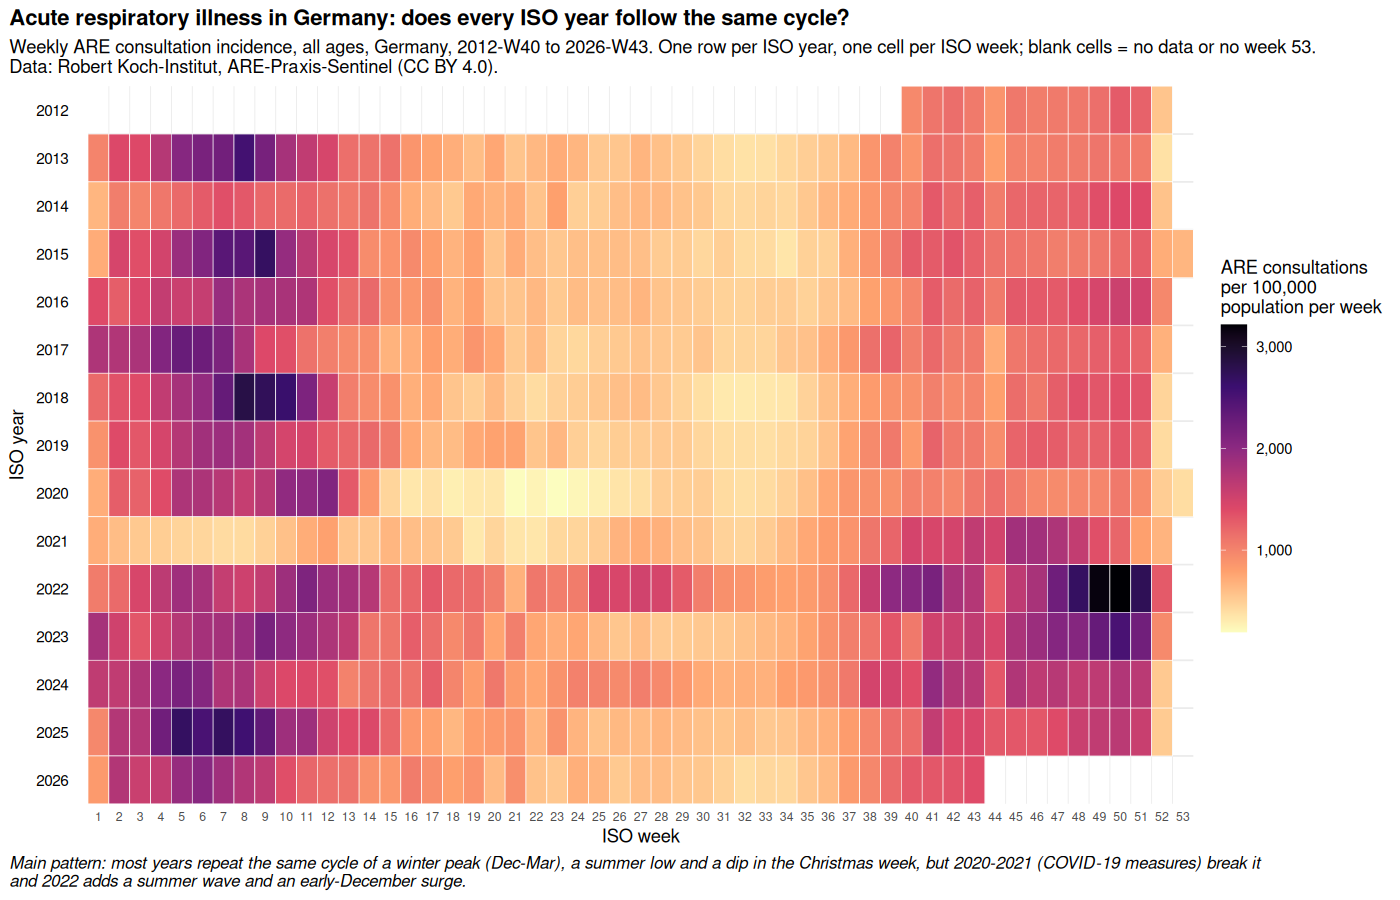

Write the R code that produced this figure.
# ARE consultation incidence, Germany (RKI ARE-Praxis-Sentinel): one calendar row per ISO year.
suppressPackageStartupMessages({
  library(ggplot2); library(ggtime); library(mixtime)
  library(readr); library(dplyr)
})

url <- "https://raw.githubusercontent.com/robert-koch-institut/ARE-Konsultationsinzidenz/65ac2d278c06333808415795d65f0347c54be638/ARE-Konsultationsinzidenz.tsv"
raw <- read_tsv(url, col_types = cols(.default = col_character()), progress = FALSE)

are <- raw |>
  filter(Bundesland == "Bundesweit", Altersgruppe == "00+") |>
  mutate(
    inc      = as.integer(ARE_Konsultationsinzidenz),
    iso_year = as.integer(substr(Kalenderwoche, 1, 4)),
    iso_week = as.integer(substr(Kalenderwoche, 7, 8)),
    # Monday of an ISO week = Monday of the week containing 4 January + (week - 1) * 7 days
    jan4     = as.Date(sprintf("%d-01-04", iso_year)),
    monday   = jan4 - (as.integer(format(jan4, "%u")) - 1L) + (iso_week - 1L) * 7L,
    week     = yearweek(monday)          # mixtime ISO-week time point
  ) |>
  arrange(monday)

# Full ISO-year span of the data, so every row starts at week 1 (cells outside the data stay empty)
iso_monday <- function(y, w) {
  jan4 <- as.Date(sprintf("%d-01-04", y))
  jan4 - (as.integer(format(jan4, "%u")) - 1L) + (w - 1L) * 7L
}
span <- yearweek(c(iso_monday(min(are$iso_year), 1L),
                   iso_monday(max(are$iso_year) + 1L, 1L) - 7L))

caption <- paste0(
  "Main pattern: most years repeat the same cycle of a winter peak (Dec-Mar), a summer low and a dip in the Christmas week, ",
  "but 2020-2021 (COVID-19 measures) break it and 2022 adds a summer wave and an early-December surge.")
subtitle <- sprintf(paste0(
  "Weekly ARE consultation incidence, all ages, Germany, %s to %s. One row per ISO year, one cell per ISO week; ",
  "blank cells = no data or no week 53.\nData: Robert Koch-Institut, ARE-Praxis-Sentinel (CC BY 4.0)."),
  are$Kalenderwoche[1], are$Kalenderwoche[nrow(are)])

cal <- coord_calendar(
  cells = cal_isoweek$week(1L), rows = cal_isoweek$year(1L),
  panes = NULL, cols = NULL,
  label_cells = NULL, label_panes = NULL,
  label_rows = "{lin(year)}",
  clip = "off"
)
# Workaround: ggtime 1.1.0 always evaluates the default `panes = month(1L)`, even when
# `panes = NULL`, which fails for the ISO-week calendar (it has no month granule).
orig_specs <- cal$granule_specs
cal$granule_specs <- function(self) { s <- orig_specs(); s$panes$default <- NULL; s }

p <- ggplot(are, aes(x = week, y = 0, fill = inc)) +
  geom_tile(colour = "white", linewidth = 0.2) +
  cal +
  scale_x_mixtime(
    name = "ISO week",
    time_breaks = weeks(1L),
    limits = span,
    # breaks are the cell starts of the longest (53-week) row, so label them 1..n
    labels = function(x) as.character(seq_along(x))
  ) +
  scale_fill_viridis_c(
    option = "magma", direction = -1,
    name = "ARE consultations\nper 100,000\npopulation per week",
    labels = scales::label_comma(),
    guide = guide_colourbar(barheight = unit(14, "lines"))
  ) +
  labs(
    title = "Acute respiratory illness in Germany: does every ISO year follow the same cycle?",
    subtitle = subtitle,
    caption = paste(strwrap(caption, 165), collapse = "\n"),
    y = "ISO year"
  ) +
  theme_minimal(base_size = 12) +
  theme(
    axis.text.y = element_blank(), axis.ticks.y = element_blank(),
    axis.text.x = element_text(size = 8),
    axis.title.y = element_text(margin = margin(r = 40)),
    ggtime.calendar.row.text = element_text(size = 10, hjust = 0, vjust = 0.5,
                                            margin = margin(l = -34)),
    ggtime.calendar.row.background = element_blank(),
    plot.title = element_text(face = "bold"),
    plot.caption = element_text(hjust = 0, size = 11, face = "italic"),
    plot.caption.position = "plot",
    plot.title.position = "plot"
  )

ggsave("plot.png", p, width = 1400, height = 900, units = "px", dpi = 110, bg = "white")
ggsave("plot.svg", p, width = 1400 / 110, height = 900 / 110, units = "in", bg = "white")
